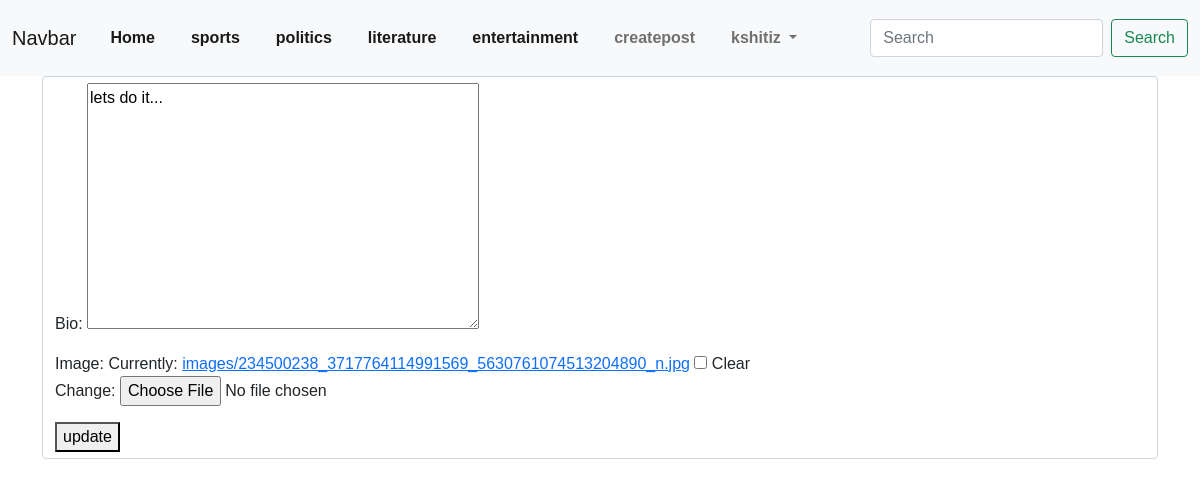
/profile/edit/3 (signed in), run on the app's committed database.
### mypost/models.py (models this page shows, shortened)
class category(models.Model):
    name= models.CharField(max_length=255)
    def __str__(self):
        return (self.name)

class profile(models.Model):
    user= models.OneToOneField(User,on_delete=models.CASCADE)
    bio=models.TextField()
    image= models.ImageField(null=True,blank=True, upload_to = "images/")

### User/views.py (the view)
# urls.py: path("profile/edit/<int:pk>",profileUpdateView.as_view(),name='profile-update'),
class profileUpdateView(generic.UpdateView):
    model= profile
    template_name="registration/update_profile.html"
    fields= ['bio',"image"]
    success_url= reverse_lazy("home")
    def get_context_data(self, *args, **kwargs):
        cat_menu= category.objects.all()
        context= super(profileUpdateView,self).get_context_data(*args, **kwargs)
        context['cat_menu']= cat_menu
        return context

### User/templates/registration/update_profile.html (shortened to what this page needs)
{% extends "base.html" %}
{% block content %}
{% if user.is_authenticated %}
<div class="form-control">
<form method="POST" enctype="multipart/form-data">
{{ form.as_p }}
<button>update</button>
</form>
</div>
{% else %}
you cant update this page
{% endif %}
{% endblock %}

### mypost/templates/base.html (shortened to what this page needs)
{% load static %}
<!doctype html>
<html lang="en">
  <head>
    <link href="https://cdn.jsdelivr.net/npm/bootstrap@5.0.2/dist/css/bootstrap.min.css" rel="stylesheet">
    <link rel="stylesheet" type="text/css" href= "{% static 'css/style.css' %}">
  </head>
  <body>
    <nav class="navbar navbar-expand-lg navbar-light bg-light">
      <div class="container-fluid">
        <a class="navbar-brand" href="#">Navbar</a>
        <div class="collapse navbar-collapse" id="navbarSupportedContent">
          <ul class="navbar-nav me-auto mb-2 mb-lg-0">
            <li class="nav-item">
              <a class="nav-link active" aria-current="page" href="{% url 'home' %}">Home</a>
            </li>
            {% for items in cat_menu %}
            <li class="nav-item">
              <a class="nav-link active" aria-current="page" href="{% url 'category' items %}">{{items}}</a>
            </li>
              {% endfor%}
            {% if user.is_authenticated %}
            <li class="nav-item">
              <a class="nav-link" href="{% url 'article-create' %}">createpost</a>
            </li>
            {% endif %}
            {% if user.is_authenticated %}
            <li class="nav-item dropdown">
              <a class="nav-link dropdown-toggle" href="#" id="navbarDropdown" role="button" data-bs-toggle="dropdown" aria-expanded="false">
                {{user}}
              </a>
            </li>
            {% endif%}
          </ul>
          <form class="d-flex" method= POST action="{% url 'search'  %}">
            <input class="form-control me-2" type="search" placeholder="Search" aria-label="Search" name="searched">            <button class="btn btn-outline-success" type="submit">Search</button>
          </form>
        </div>
      </div>
    </nav>
    <div class="container">
    {% block content%}
    {% endblock %}
    </div>
  </body>
</html>

### mypost/static/css/style.css (style rules this page uses)
body { font-family: Arial, Helvetica, sans-serif; }
nav { background-color: #cc9215; }
nav ul li { display: inline-block; padding: 10px; }
nav ul li a { text-decoration: none; font-weight: 700; }

### data on the page
category: name "sports"
category: name "politics"
category: name "literature"
category: name "entertainment"
profile: bio "lets do it..."

### other printed values
{{ user }} "kshitiz"
